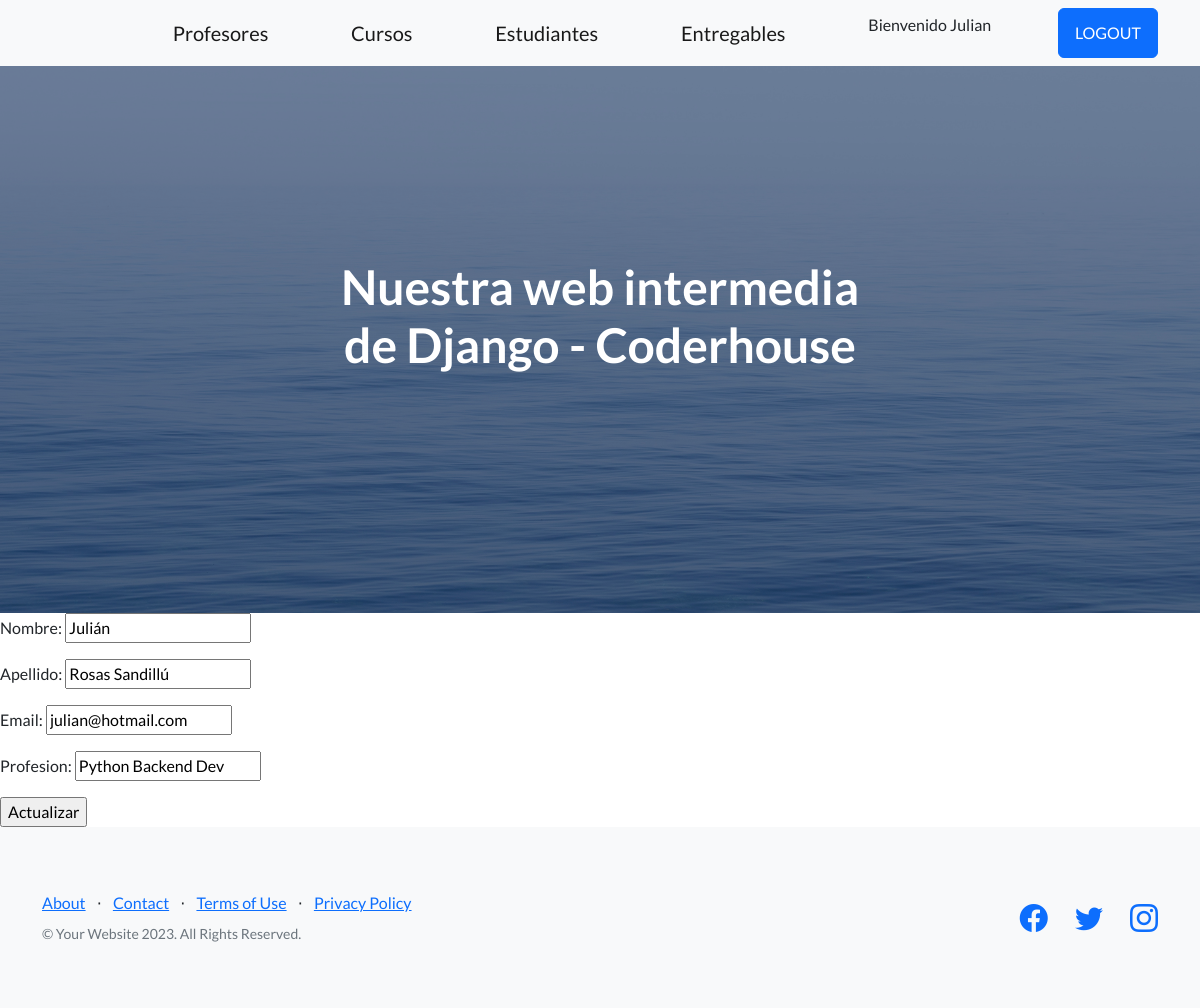
The app's page /Appdjango/ed-profes/1 (signed in) with its own data.
### AplicacionDjango/models.py (models this page shows, shortened)
class Profesor(models.Model):
    nombre = models.CharField(max_length=50)
    apellido = models.CharField(max_length=50)
    email = models.EmailField(max_length=254)
    profesion = models.CharField(max_length=50)
    cursos = models.ManyToManyField(Curso)

### AplicacionDjango/views.py (the view)
# urls.py: path('ed-profes/<int:id>', editar_profesor, name="EditarProfesor"),
def editar_profesor(request, id):
    profesor = Profesor.objects.get(id=id)
    if request.method == 'POST':
        mi_formulario = Profesor_Formulario(request.POST)
        if mi_formulario.is_valid():
            data = mi_formulario.cleaned_data
            profesor.nombre = data['nombre']
            profesor.apellido = data['apellido']
            profesor.email = data['email']
            profesor.profesion = data['profesion']
            profesor.save()
            return HttpResponseRedirect('/Appdjango/')
        else:
            return render(request, "inicio.html", {"mensaje": "Formulario invalido"})
    else:
        mi_formulario = Profesor_Formulario(initial={
            "nombre": profesor.nombre,
            "apellido": profesor.apellido,
            "email": profesor.email,
            "profesion": profesor.profesion
        })
        return render(request, "editar_profesor.html", {"mi_formulario": mi_formulario, "id": profesor.id})

### AplicacionDjango/forms.py
class Profesor_Formulario(forms.Form):
    nombre = forms.CharField(max_length=50)
    apellido = forms.CharField(max_length=50)
    email = forms.EmailField(max_length=254)
    profesion = forms.CharField(max_length=50)

### AplicacionDjango/templates/editar_profesor.html
{% extends 'base.html' %}
{% load static %}
{% block contenidoQCambia %}
    <form action="{% url 'EditarProfesor' id %}" method="POST">{% csrf_token %}
        {{mi_formulario.as_p}}
        <input type="submit" value="Actualizar">
    </form>
{% endblock contenidoQCambia %}

### AplicacionDjango/templates/base.html (shortened to what this page needs)
<!DOCTYPE html>
<html lang="en">
    <head>
        {% load static %}
        <link href="https://cdn.jsdelivr.net/npm/bootstrap-icons@1.5.0/font/bootstrap-icons.css" rel="stylesheet" type="text/css" />
        <link href="{% static 'css/styles.css' %}" rel="stylesheet" />
        <link href="{% static 'css/mis_estilos.css' %}" rel="stylesheet" />
    </head>
    <body>
        <nav class="navbar navbar-light bg-light static-top">
            <div class="container">
                <div class="my_button">
                </div>
                <a class="navbar-brand" href="{% url 'ListaProfesores' %}">Profesores</a>
                <a class="navbar-brand" href="{% url 'CursosListView' %}">Cursos</a>
                <a class="navbar-brand" href="{% url 'Estudiantes' %}">Estudiantes</a>
                <a class="navbar-brand" href="{% url 'Entregables' %}">Entregables</a>
                {% if user.is_authenticated %}
                    <p>Bienvenido {{user.username}}</p>
                    <a class="btn btn-primary" href="{% url 'Logout' %}">LOGOUT</a>
                {% else %}
                    <a class="btn btn-primary" href="{% url 'Login' %}">LOGIN</a>
                {% endif %}
            </div>
        </nav>
        <header class="masthead">
            <div class="container position-relative">
                <div class="row justify-content-center">
                    <div class="col-xl-6">
                        <div class="text-center text-white">
                            <h1 class="mb-5">Nuestra web intermedia de Django - Coderhouse</h1>
                        </div>
                    </div>
                </div>
            </div>
        </header>
        {% block contenidoQCambia %}
        {% endblock contenidoQCambia %}
        <footer class="footer bg-light">
            <div class="container">
                <div class="row">
                    <div class="col-lg-6 h-100 text-center text-lg-start my-auto">
                        <ul class="list-inline mb-2">
                            <li class="list-inline-item"><a href="#!">About</a></li>
                            <li class="list-inline-item">⋅</li>
                            <li class="list-inline-item"><a href="#!">Contact</a></li>
                            <li class="list-inline-item">⋅</li>
                            <li class="list-inline-item"><a href="#!">Terms of Use</a></li>
                            <li class="list-inline-item">⋅</li>
                            <li class="list-inline-item"><a href="#!">Privacy Policy</a></li>
                        </ul>
                        <p class="text-muted small mb-4 mb-lg-0">&copy; Your Website 2023. All Rights Reserved.</p>
                    </div>
                    <div class="col-lg-6 h-100 text-center text-lg-end my-auto">
                        <ul class="list-inline mb-0">
                            <li class="list-inline-item me-4">
                                <a href="#!"><i class="bi-facebook fs-3"></i></a>
                            </li>
                            <li class="list-inline-item me-4">
                                <a href="#!"><i class="bi-twitter fs-3"></i></a>
                            </li>
                            <li class="list-inline-item">
                                <a href="#!"><i class="bi-instagram fs-3"></i></a>
                            </li>
                        </ul>
                    </div>
                </div>
            </div>
        </footer>
    </body>
</html>

### AplicacionDjango/static/css/mis_estilos.css (style rules this page uses)
.my_button { padding-right: 170px; margin-left: -170px; }

### records on screen
Profesor: nombre "Julián", apellido "Rosas Sandillú", email "julian@hotmail.com", profesion "Python Backend Dev"

### other values on screen
{{ user.username }} "Julian"
